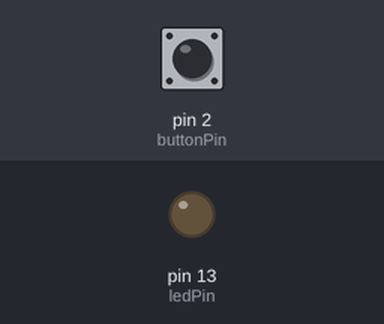
A sketch run on a simulated Arduino Uno, built with avr-gcc and run on an emulated ATmega328P. Parts: output pins drawn as LEDs (lit = HIGH). Dashed ring = blinking. The test bench sets the inputs (shaded band); at power-on: pin 2 (buttonPin) LOW.

Above: at 1.2 s.
1.3 s: pin 2 (buttonPin) pulled HIGH for 1 s
At 1.64 s:
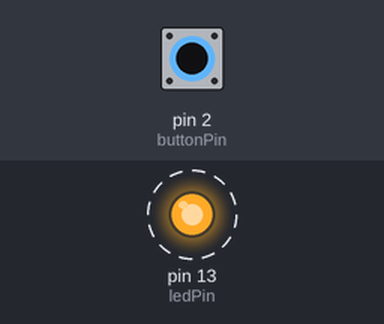
4.3 s: pin 2 (buttonPin) pulled HIGH for 3.2 s
At 8.6 s:
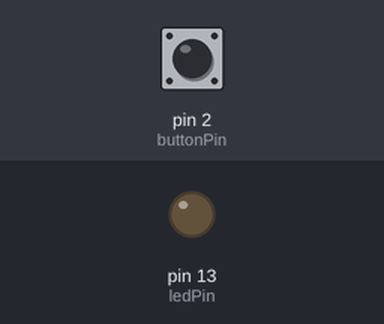
Timing chart, 0 to 10.1 s (numbered marks = the images above; inputs shaded):
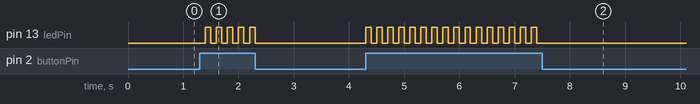

The sketch:

button2.ino
```cpp
/*
  Button2

  When button (attached to pin 2) is pushed, the LED (connected to digital
  pin 13) will blink at an interval of 100 milliseconds. LED will turn off
  when button is not pushed.

  The circuit:
  - LED attached from pin 13 to ground
  - pushbutton attached to pin 2 from +5V
  - 10K resistor attached to pin 2 from ground

  - Note: on most Arduinos there is already an LED on the board
    attached to pin 13.

  This project was created in reference to...
    created 2005
    by DojoDave <http://www.0j0.org>
    modified 30 Aug 2011
    by Tom Igoe
    http://www.arduino.cc/en/Tutorial/Button
*/

// constants won't change. They're used here to set pin numbers:
const int buttonPin = 2;     // the number of the pushbutton pin
const int ledPin =  13;      // the number of the LED pin
const long interval = 100;   //interval at which the LED blinks

// variables will change:
int buttonState = 0;         // variable for reading the pushbutton status
int ledState = HIGH;         //LED started turned on

//vafriable holds time therefore "unsigned long"
unsigned long prevMillis = 0;  //store last time updated in milliseconds

void setup() {
  // initialize the LED pin as an output:
  pinMode(ledPin, OUTPUT);
  // initialize the pushbutton pin as an input:
  pinMode(buttonPin, INPUT);
}

void loop() {
  // read the state of the pushbutton value: HIGH or LOW
  buttonState = digitalRead(buttonPin);

  // check if the pushbutton is pressed.

  if (buttonState == HIGH) {      //button is pushed. buttonState is HIGH:
    //stores current milliseconds
    unsigned long currMillis = millis();
    //if time since milliseconds were last checked is larger or equal to the
    //interval, change the state of the LED
    if (currMillis - prevMillis >= interval) {
      prevMillis = currMillis;
      if(ledState == LOW){
        ledState = HIGH;
      }else {
        ledState = LOW;
      }
     //write the state
     digitalWrite(ledPin, ledState);
    }
  } else{      //button is not pushed. buttonState is LOW:
      digitalWrite(ledPin, LOW);   //LED is off
    }
}
```

Measured:
- after the input at 1.3 s, pin 13 (ledPin): alternates HIGH for 0.10 s and LOW for 0.10 s, 10 changes in all, then stays LOW, starting after 0.10 s
- after the input at 4.3 s, pin 13 (ledPin): alternates HIGH for 0.10 s and LOW for 0.10 s, 32 changes in all, then stays LOW, starting at once
